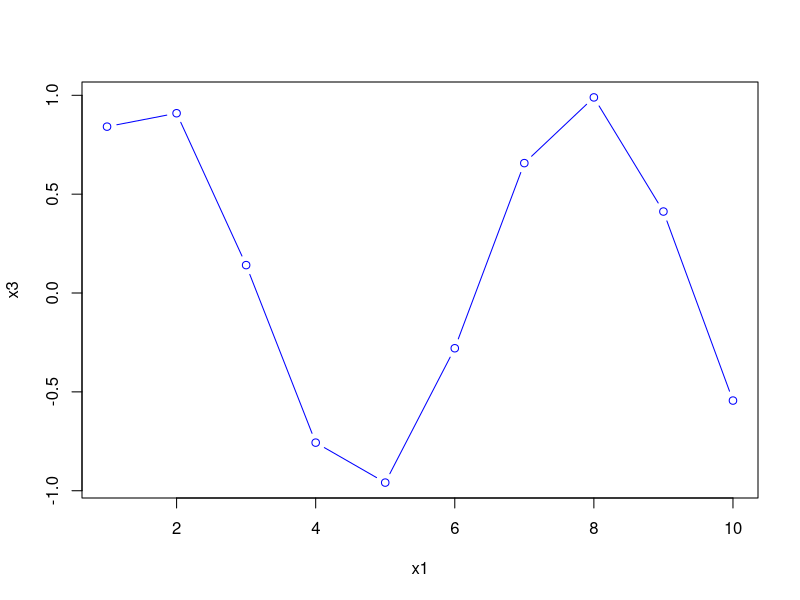
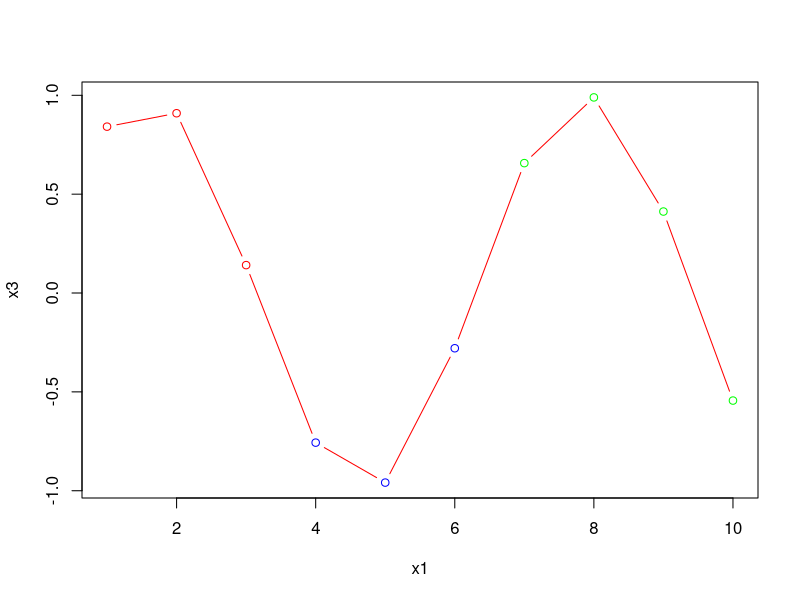
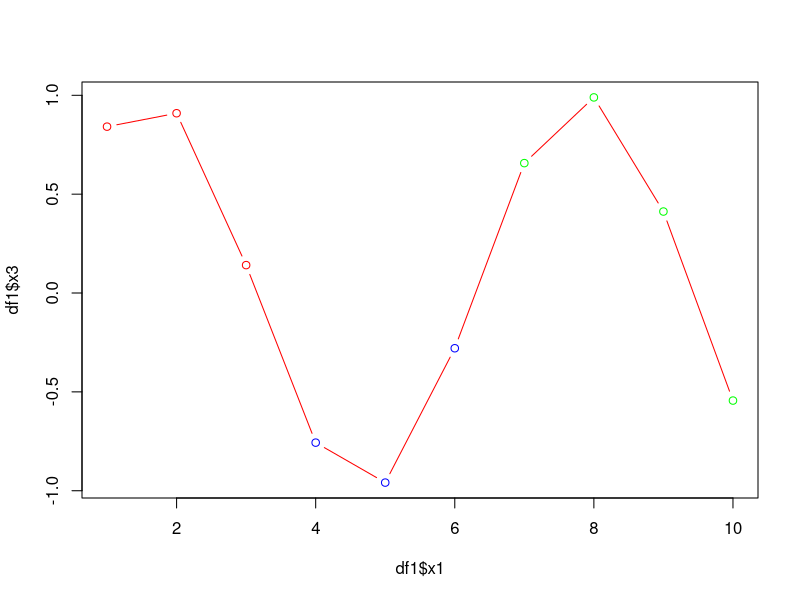
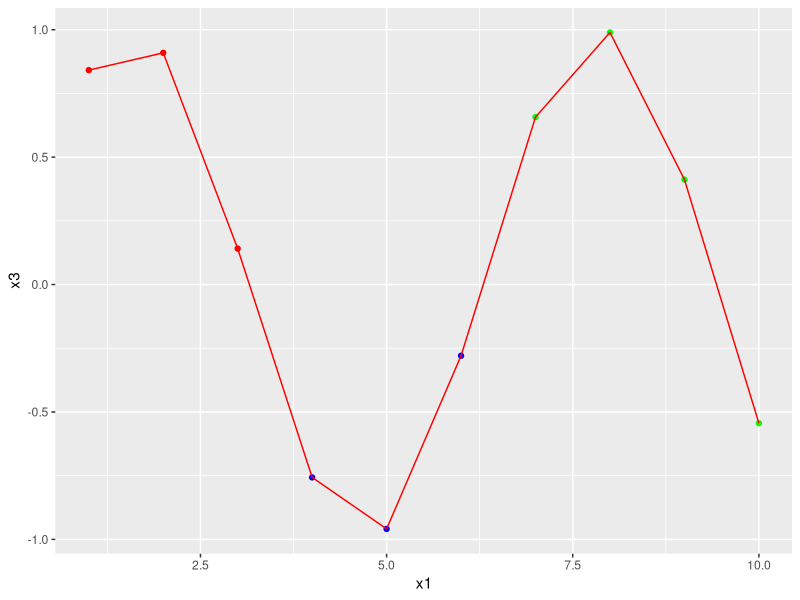

R code for these plots, in order:
# ----------------------------------
# MODULE 02 - R code
# ----------------------------------
# Getting started with R code

# Type in simple commands
# using the Console as an online calculator

1+1
2^3
pi
log(2.5)

# create "containers" for data
# create and utilize data by assigning
# them to objects - stored in local environment

a <- 1+1
a

a^3
b <- a^3
b

# create 3 vectors and store them

x1 <- c(1,2,3,4,5,6,7,8,9,10)
x2 <- x1*4
x3 <- sin(x1)

# make a plot

plot(x1,x3,type="b",col="blue")

# add a vector of colors

x4 <- c("red","red","red","blue","blue","blue",
        "green","green","green","green")

plot(x1,x3,type="b",col=x4)

# combine the vectors
# 4 vectors - each with 10 elements
# let's create a "data frame"

df1 <- data.frame(x1,x2,x3,x4)

# View the data frame

# selectors to choose data elements
# either individually or by row or column

# select the 5th element of x2
x2[5]

# select the 8th element of x4
x4[8]

# in the data frame, select the element
# at row 4, column 2
df1[4,2]

# select the 6th row of df1
df1[6,]

# select the 3rd column of df1
df1[,3]

# list variable names in df1
names(df1)

# ANOTHER way to select 3rd column of df1
# by the variable name "x3"
df1$x3

# use this approach to redo the plot we did above
# but now I'm referencing columns INSIDE the df1
plot(df1$x1, df1$x3, type="b", col = df1$x4)

# check session
# review packages loaded
sessionInfo()

# load tidyverse package - which includes
# dplyr, ggplot2 and other useful packages
library(tidyverse)

# check packages again
sessionInfo()

# use the dplyr approach to select a column
# by the variable name - using the pipe
# syntax from dplyr using the %>% symbol
df1 %>%
  select(x3)

# ggplot2 approach
ggplot(df1, aes(x=x1, y=x3)) +
  geom_point(colour = x4) + 
  geom_line(colour = "red")

